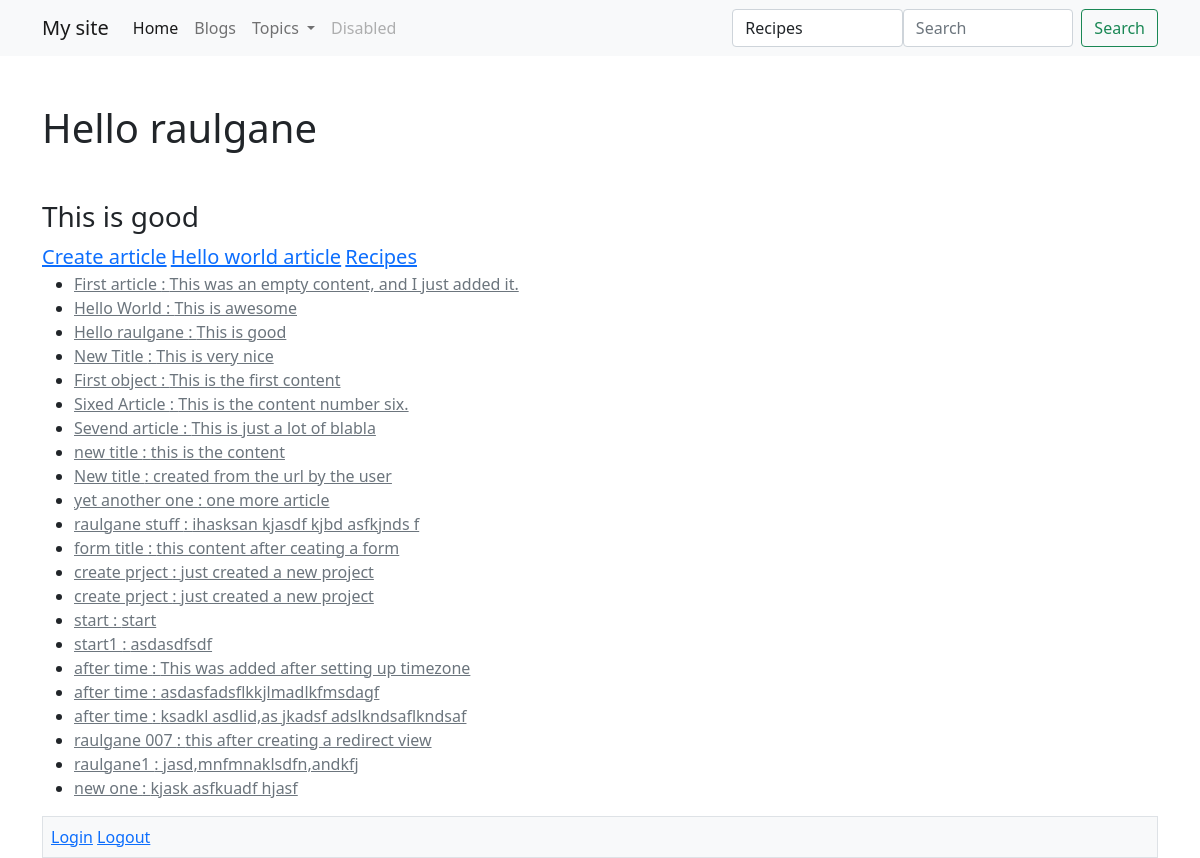
The app's page /, older data.
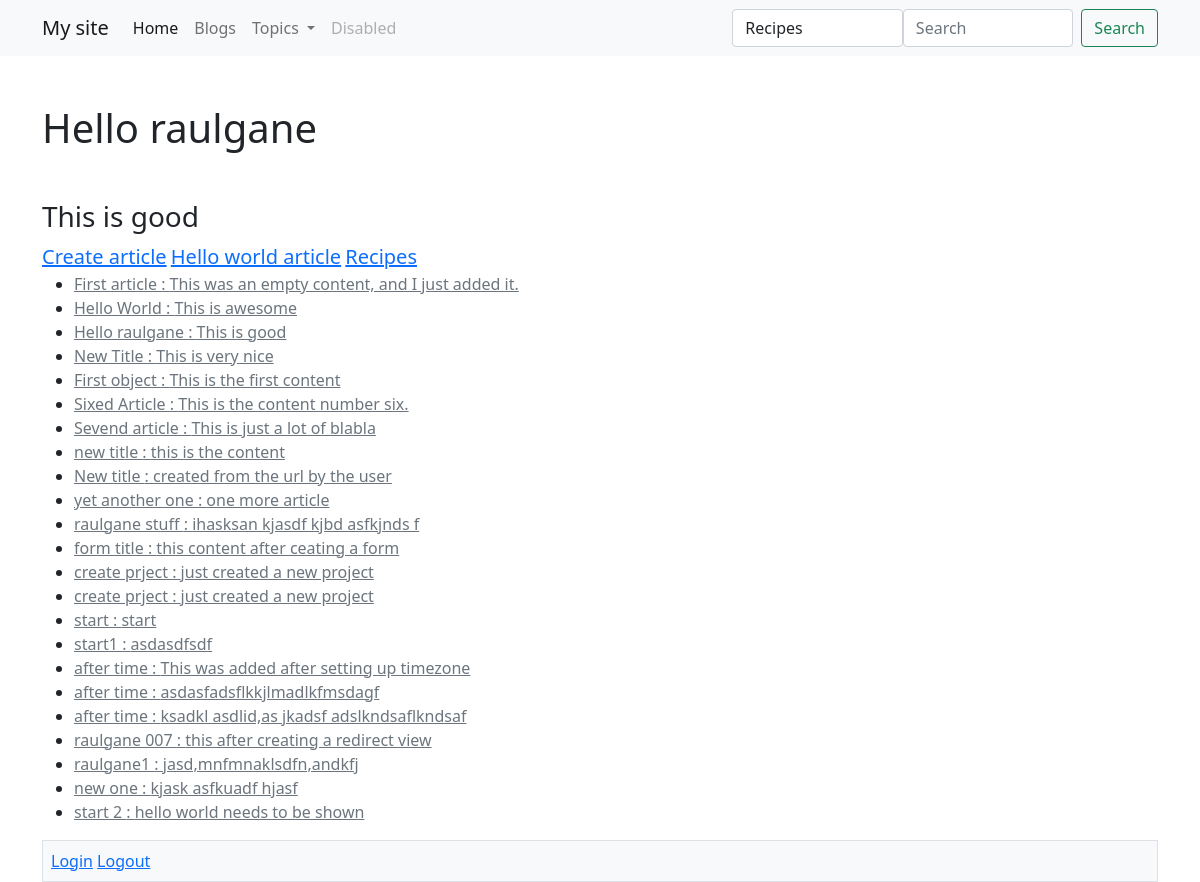
The same page, newer data.
### articles/models.py (models this page shows, shortened)
class Article(models.Model):
    user = models.ForeignKey(User, blank=True, null=True, on_delete=models.SET_NULL)
    title = models.CharField(max_length=120)
    slug = models.SlugField(unique=True, blank=True, null=True)
    content = models.TextField()
    timestamp = models.DateTimeField(auto_now_add=True)
    updated = models.DateTimeField(auto_now=True)
    published = models.DateField(auto_now_add=False, auto_now=False, null=True, blank=True)
    objects = ArticleManager()
    def get_asolute_url(self):
        return reverse('articles:detail', kwargs={'slug':self.slug})

### trydjango/views.py (the view)
# urls.py: path('', home_view),
def home_view(Request, *args, **kwargs):
    random_id = random.randint(1, 7)
    article_obj = Article.objects.get(id=random_id)
    article_queryset = Article.objects.all()
    context = {
        'object_list' : article_queryset,
        'object': article_obj,
        'title': article_obj.title,
        'id': article_obj.id,
        'content': article_obj.content
    }
    HTML_STRING = render_to_string('home-view.html', context=context)
    '''
    tmpl = get_template('home-view.html')
    tmpl.string = tmpl.render(context=context)

    '''
    return HttpResponse(HTML_STRING)

### articles/models.py (called while the page is built)
    def get_queryset(self):
        return ArticleQuerySet(self.model, using=self._db)

### templates/home-view.html
{% extends 'base.html' %}
{% block content %}
    <h1 class='mb-5'>{{object.title}}</h1>
    <h3>{{content}}</h3>
    <a class='lead' href='{% url "articles:create" %}'>Create article</a>
    <a class='lead' href='{% url "articles:detail" slug="hello-world" %}'>Hello world article</a>
    <a class='lead' href='{% url "recipes:list" %}'>Recipes</a>
    <ul>
        {% for x in object_list %}
            {% if x.title %}
                <li><a class='text-muted' href='{{ x.get_asolute_url }}'>{{ x.title }} : {{ x.content }}</a></li>
            {% endif %}
        {% endfor %}
    </ul>
{% endblock content %}

### templates/base.html (shortened to what this page needs)
{% load static %}
<!DOCTYPE html>
<html>
    <head>
        <link href="https://cdn.jsdelivr.net/npm/bootstrap@5.1.3/dist/css/bootstrap.min.css" rel="stylesheet"
>
        <link rel='stylesheet' href='{% static "/recipes/recipes-htmx.css" %}' />
    </head>
    <body>
        {% include 'base/navbar.html' %}
        <div class='container'>
            {% block content %}{% endblock content %}
            <div class="p-2 bg-light border">
                <a class='mb-5' href='/login'>Login</a>
                <a class='mb-5' href='/logout'>Logout</a>
            </div>
        </div>
    </body>
</html>

### templates/base/navbar.html (shortened to what this page needs)
<nav class="navbar navbar-expand-lg navbar-light bg-light mb-5">
    <div class="container">
      <a class="navbar-brand" href="http://127.0.0.1:8000/">My site</a>
      <div class="collapse navbar-collapse" id="navbarSupportedContent">
        <ul class="navbar-nav me-auto mb-2 mb-lg-0">
          <li class="nav-item">
            <a class="nav-link active" aria-current="page" href="http://127.0.0.1:8000/">Home</a>
          </li>
          <li class="nav-item">
            <a class="nav-link" href="#">Blogs</a>
          </li>
          <li class="nav-item dropdown">
            <a class="nav-link dropdown-toggle" href="#" id="navbarDropdown"
                role="button" data-bs-toggle="dropdown" aria-expanded="false">
              Topics
            </a>
          </li>
          <li class="nav-item">
            <a class="nav-link disabled">Disabled</a>
          </li>
        </ul>
            {% include 'search/search-form.html' %}
      </div>
    </div>
  </nav>

### templates/search/search-form.html (shortened to what this page needs)
<div>
    <form action='/search' method='GET' class="d-flex">
        <select class='form-control' name='type' id='search-type'>
            {% if request.GET.type == 'recipe' %}
                <option value='recipe' selected>Recipes</option>
            {% else %}
                <option value='recipe' selected>Recipes</option>
            {% endif %}
        </select>
        <input class="form-control me-2" type='search' name='q' id='search-query'
            value='{{ request.GET.q }}' hx-get='/serach/' placeholder="Search" aria-label="Search"
            hx-trigger='keyup changed delay:200ms' hx-include='#search-type' hx-target='#typeahead-results'/>
        <button class="btn btn-outline-success" type="submit">Search</button>
    </form>

Row changes from the older to the newer data that the page shows:
added Article: title "start 2", content "hello world needs to be shown"
